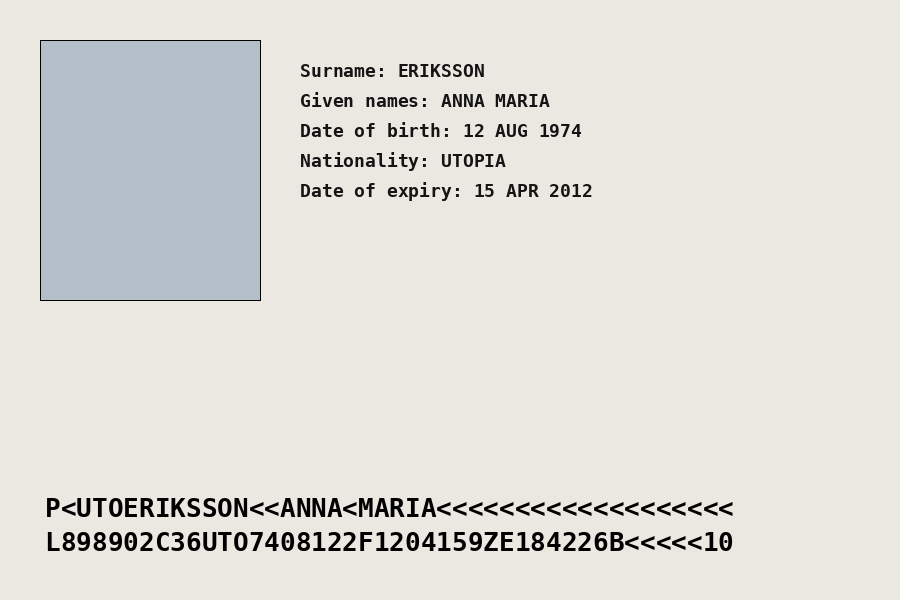
#> input picture doc_fraud_tier0/sample_data/sample_expired_passport.png, 900 x 600 px; its folder holds only this picture in this run
$ python -i mrz_region.py   (imports and definitions only)
#> lines starting #> are read from the running program, lines starting #| are printed output that depends on the picture; after the words box and inside, x2 and y2 are one past the last pixel; in counts of white or black regions, pixels touching at a corner belong together
#> further down, picture is the input picture: shape (600, 900, 3); mean B, G, R 215.6, 220.6, 222.1
### backend/app/quality_checker/m7_skew.py
import argparse
import json
import math
import sys

import cv2
import numpy as np

MAX_SKEW_DEG = 10.0
MAX_PERSPECTIVE = 1.15


# [40 lines left out: functions _order, find_card, not called in this run]


def _norm90(angle):
    return ((angle + 45.0) % 90.0) - 45.0


# [7 lines left out: function _text_skew, not called in this run]


def _scan_skew(img_bgr):
    gray = cv2.cvtColor(img_bgr, cv2.COLOR_BGR2GRAY)
    h, w = gray.shape
    s = 800.0 / max(h, w)
    if s < 1:
        gray = cv2.resize(gray, None, fx=s, fy=s, interpolation=cv2.INTER_AREA)
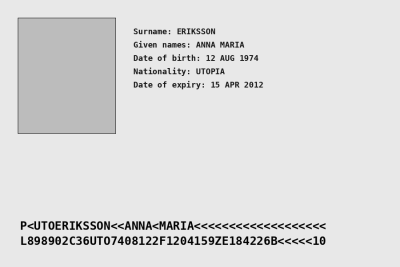
#> gray: shape (533, 800) (shown at 1/2 size); min 0, max 232, mean 220.4
        h, w = gray.shape
    _, bw = cv2.threshold(cv2.GaussianBlur(gray, (3, 3), 0), 0, 255, cv2.THRESH_BINARY_INV | cv2.THRESH_OTSU)
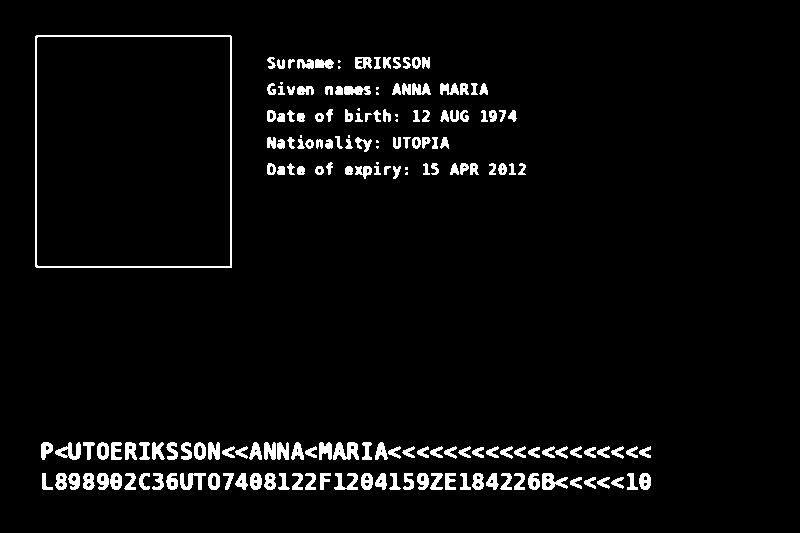
#> bw: shape (533, 800); 4.1% white; 181 white regions (15 under 20 px), largest, box (x1, y1, x2, y2) and area: (35, 35, 232, 268) 1703, (333, 442, 359, 460) 303, (542, 473, 568, 490) 253

    def sharp(angle):
#> called with angle = -15
        M = cv2.getRotationMatrix2D((w / 2.0, h / 2.0), angle, 1.0)
        r = cv2.warpAffine(bw, M, (w, h), flags=cv2.INTER_NEAREST)
#> r: shape (533, 800); 3.9% white; 168 white regions (14 under 20 px), largest, box (x1, y1, x2, y2) and area: (48, 0, 297, 224) 1212, (272, 415, 313, 443) 480, (219, 401, 247, 424) 336
        return float(np.var(r.sum(axis=1).astype(np.float64)))

    best = max(np.arange(-15.0, 15.01, 1.0), key=sharp)
#> in sharp (call 24), `M = cv2.getRotationMatrix2D((w / 2.0, h / 2.0), angle, 1.0)`: M = [[0.99, 0.139, -33.2], [-0.139, 0.99, 58.26]]
#> in sharp (call 24), `r = cv2.warpAffine(bw, M, (w, h), flags=cv2.INTER_NEAREST)`:
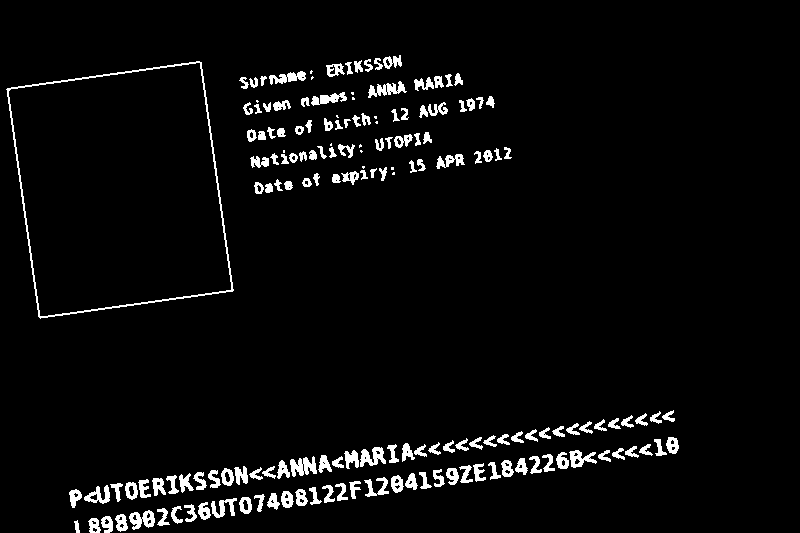
#> r: shape (533, 800); 4.1% white; 169 white regions (15 under 20 px), largest, box (x1, y1, x2, y2) and area: (6, 61, 234, 319) 1704, (290, 456, 317, 477) 340, (368, 81, 407, 98) 311
#> in sharp (call 25), `M = cv2.getRotationMatrix2D((w / 2.0, h / 2.0), angle, 1.0)`: M = [[0.988, 0.156, -36.77], [-0.156, 0.988, 65.85]]
#> in sharp (call 25), `r = cv2.warpAffine(bw, M, (w, h), flags=cv2.INTER_NEAREST)`:
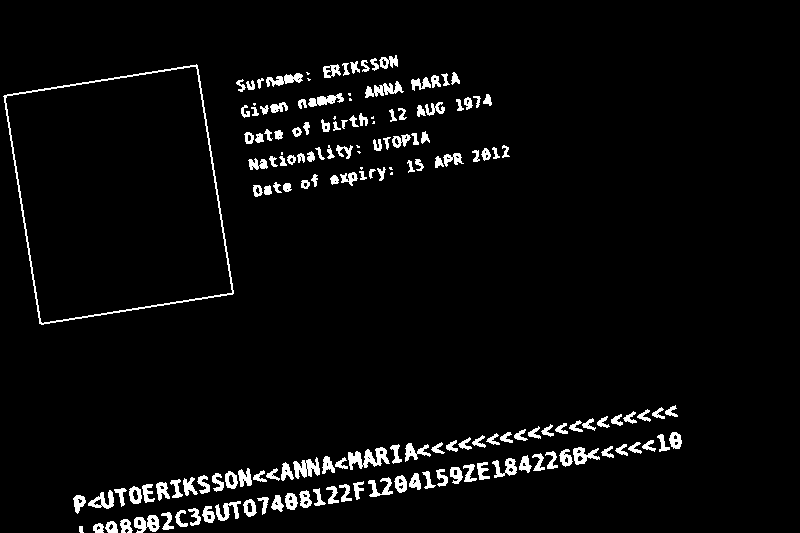
#> r: shape (533, 800); 4.1% white; 166 white regions (14 under 20 px), largest, box (x1, y1, x2, y2) and area: (3, 64, 234, 325) 1702, (348, 447, 390, 470) 477, (293, 457, 320, 479) 335
#> in sharp (call 26), `M = cv2.getRotationMatrix2D((w / 2.0, h / 2.0), angle, 1.0)`: M = [[0.985, 0.174, -40.2], [-0.174, 0.985, 73.51]]
#> in sharp (call 26), `r = cv2.warpAffine(bw, M, (w, h), flags=cv2.INTER_NEAREST)`:
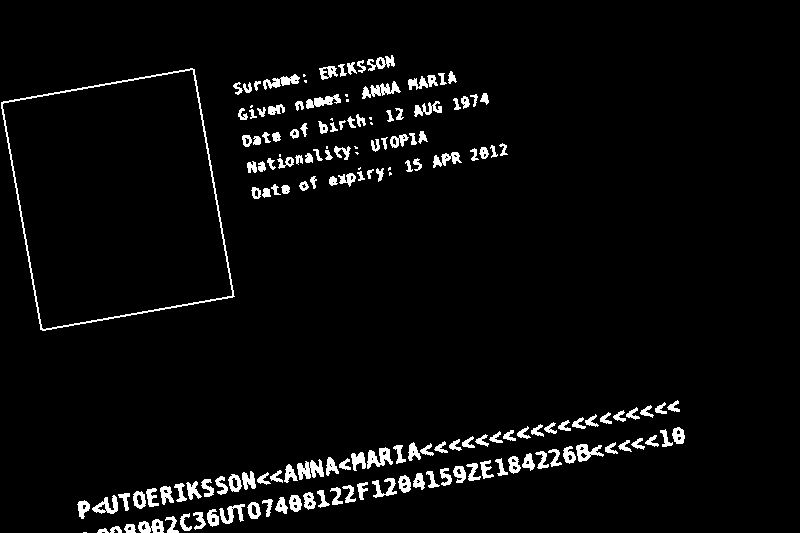
#> r: shape (533, 800); 4% white; 167 white regions (16 under 20 px), largest, box (x1, y1, x2, y2) and area: (1, 68, 235, 331) 1700, (297, 459, 324, 480) 335, (362, 81, 401, 99) 313
#> in sharp (call 27), `M = cv2.getRotationMatrix2D((w / 2.0, h / 2.0), angle, 1.0)`: M = [[0.982, 0.191, -43.5], [-0.191, 0.982, 81.22]]
#> in sharp (call 27), `r = cv2.warpAffine(bw, M, (w, h), flags=cv2.INTER_NEAREST)`:
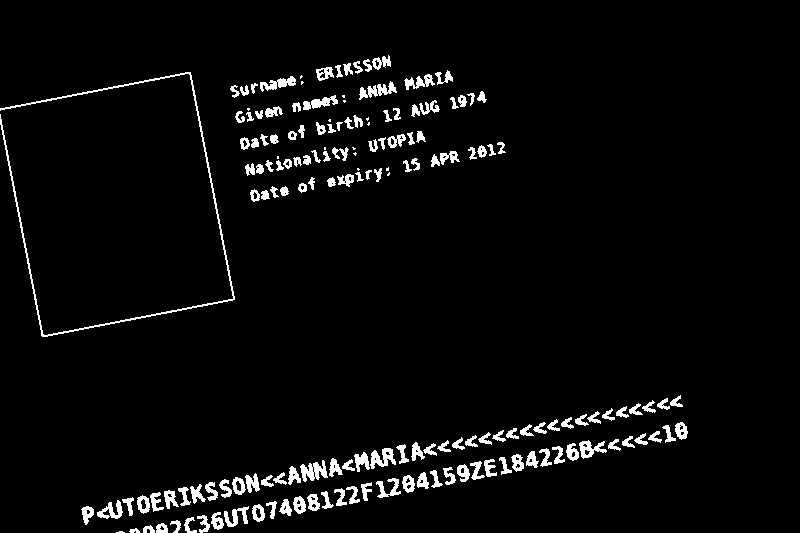
#> r: shape (533, 800); 4% white; 168 white regions (16 under 20 px), largest, box (x1, y1, x2, y2) and area: (0, 72, 235, 337) 1687, (300, 460, 328, 482) 338, (359, 81, 397, 100) 308
#> in sharp (call 28), `M = cv2.getRotationMatrix2D((w / 2.0, h / 2.0), angle, 1.0)`: M = [[0.978, 0.208, -46.67], [-0.208, 0.978, 88.99]]
#> in sharp (call 28), `r = cv2.warpAffine(bw, M, (w, h), flags=cv2.INTER_NEAREST)`:
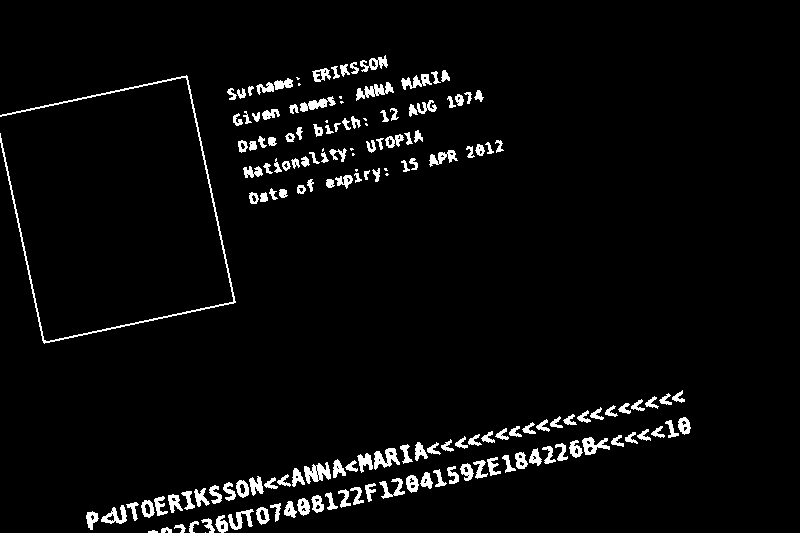
#> r: shape (533, 800); 3.9% white; 164 white regions (14 under 20 px), largest, box (x1, y1, x2, y2) and area: (0, 75, 236, 344) 1658, (304, 462, 331, 484) 337, (356, 82, 394, 101) 314
#> (the rest of the program and of its run is left out)
